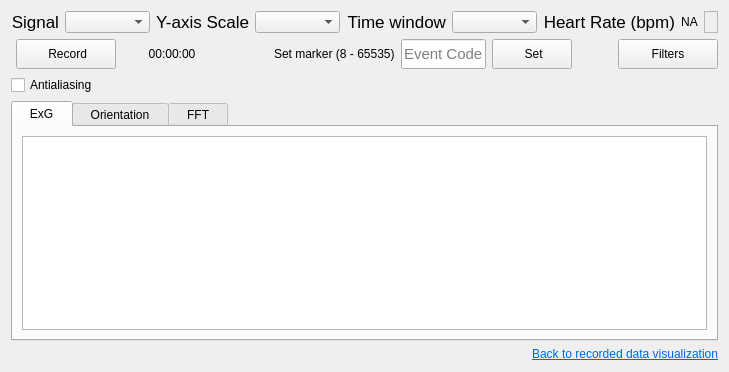
            <widget class="QWidget" name="page_plotsNoWidget">
             <property name="styleSheet">
              <string notr="true"/>
             </property>
             <layout class="QVBoxLayout" name="verticalLayout_21">
              <item>
               <layout class="QHBoxLayout" name="horizontalLayout_32">
                <item>
                 <widget class="QLabel" name="label_signal">
                  <property name="font">
                   <font>
                    <pointsize>13</pointsize>
                    <italic>false</italic>
                    <bold>false</bold>
                   </font>
                  </property>
                  <property name="text">
                   <string>Signal</string>
                  </property>
                  <property name="alignment">
                   <set>Qt::AlignRight|Qt::AlignTrailing|Qt::AlignVCenter</set>
                  </property>
                 </widget>
                </item>
                <item>
                 <widget class="QComboBox" name="value_signal">
                  <property name="minimumSize">
                   <size>
                    <width>85</width>
                    <height>0</height>
                   </size>
                  </property>
                  <property name="maximumSize">
                   <size>
                    <width>16777215</width>
                    <height>16777215</height>
                   </size>
                  </property>
                 </widget>
                </item>
                <item>
                 <widget class="QLabel" name="label_yAxis">
                  <property name="font">
                   <font>
                    <pointsize>13</pointsize>
                    <italic>false</italic>
                    <bold>false</bold>
                   </font>
                  </property>
                  <property name="text">
                   <string>Y-axis Scale</string>
                  </property>
                  <property name="alignment">
                   <set>Qt::AlignRight|Qt::AlignTrailing|Qt::AlignVCenter</set>
                  </property>
                 </widget>
                </item>
                <item>
                 <widget class="QComboBox" name="value_yAxis">
                  <property name="minimumSize">
                   <size>
                    <width>85</width>
                    <height>0</height>
                   </size>
                  </property>
                  <property name="maximumSize">
                   <size>
                    <width>16777215</width>
                    <height>16777215</height>
                   </size>
                  </property>
                 </widget>
                </item>
                <item>
                 <widget class="QLabel" name="label_timeScale">
                  <property name="font">
                   <font>
                    <pointsize>13</pointsize>
                    <italic>false</italic>
                    <bold>false</bold>
                   </font>
                  </property>
                  <property name="text">
                   <string>Time window</string>
                  </property>
                  <property name="alignment">
                   <set>Qt::AlignRight|Qt::AlignTrailing|Qt::AlignVCenter</set>
                  </property>
                 </widget>
                </item>
                <item>
                 <widget class="QComboBox" name="value_timeScale">
                  <property name="minimumSize">
                   <size>
                    <width>85</width>
                    <height>0</height>
                   </size>
                  </property>
                  <property name="maximumSize">
                   <size>
                    <width>16777215</width>
                    <height>16777215</height>
                   </size>
                  </property>
                 </widget>
                </item>
                <item>
                 <widget class="QLabel" name="label_heartRate">
                  <property name="font">
                   <font>
                    <pointsize>13</pointsize>
                    <italic>false</italic>
                    <bold>false</bold>
                   </font>
                  </property>
                  <property name="text">
                   <string>Heart Rate (bpm)</string>
                  </property>
                  <property name="alignment">
                   <set>Qt::AlignRight|Qt::AlignTrailing|Qt::AlignVCenter</set>
                  </property>
                 </widget>
                </item>
                <item>
                 <widget class="QLabel" name="value_heartRate">
                  <property name="maximumSize">
                   <size>
                    <width>16777215</width>
                    <height>25</height>
                   </size>
                  </property>
                  <property name="styleSheet">
                   <string notr="true"/>
                  </property>
                  <property name="text">
                   <string>NA</string>
                  </property>
                  <property name="alignment">
                   <set>Qt::AlignCenter</set>
                  </property>
                 </widget>
                </item>
                <item>
                 <widget class="QFrame" name="frame_2">
                  <property name="frameShape">
                   <enum>QFrame::StyledPanel</enum>
                  </property>
                  <property name="frameShadow">
                   <enum>QFrame::Raised</enum>
                  </property>
                 </widget>
                </item>
               </layout>
              </item>
              <item>
               <layout class="QHBoxLayout" name="horizontalLayout_35">
                <property name="leftMargin">
                 <number>5</number>
                </property>
                <item>
                 <layout class="QHBoxLayout" name="horizontalLayout_33">
                  <item>
                   <widget class="QPushButton" name="btn_record">
                    <property name="minimumSize">
                     <size>
                      <width>100</width>
                      <height>30</height>
                     </size>
                    </property>
                    <property name="cursor">
                     <cursorShape>PointingHandCursor</cursorShape>
                    </property>
                    <property name="text">
                     <string> Record</string>
                    </property>
                    <property name="icon">
                     <iconset resource="../../app_resources.qrc">
                      <normaloff>:/icons/icons/cil-media-record.png</normaloff>:/icons/icons/cil-media-record.png</iconset>
                    </property>
                    <property name="iconSize">
                     <size>
                      <width>18</width>
                      <height>18</height>
                     </size>
                    </property>
                   </widget>
                  </item>
                  <item>
                   <widget class="QLabel" name="label_recording_time">
                    <property name="minimumSize">
                     <size>
                      <width>100</width>
                      <height>0</height>
                     </size>
                    </property>
                    <property name="maximumSize">
                     <size>
                      <width>150</width>
                      <height>30</height>
                     </size>
                    </property>
                    <property name="styleSheet">
                     <string notr="true"/>
                    </property>
                    <property name="text">
                     <string>00:00:00</string>
                    </property>
                    <property name="alignment">
                     <set>Qt::AlignCenter</set>
                    </property>
                   </widget>
                  </item>
                 </layout>
                </item>
                <item>
                 <widget class="QFrame" name="frame_4">
                  <property name="frameShape">
                   <enum>QFrame::StyledPanel</enum>
                  </property>
                  <property name="frameShadow">
                   <enum>QFrame::Raised</enum>
                  </property>
                 </widget>
                </item>
                <item>
                 <spacer name="horizontalSpacer_6">
                  <property name="orientation">
                   <enum>Qt::Horizontal</enum>
                  </property>
                  <property name="sizeHint" stdset="0">
                   <size>
                    <width>40</width>
                    <height>20</height>
                   </size>
                  </property>
                 </spacer>
                </item>
                <item>
                 <layout class="QHBoxLayout" name="horizontalLayout_34">
                  <item>
                   <widget class="QLabel" name="label_13">
                    <property name="text">
                     <string>Set marker (8 - 65535)</string>
                    </property>
                   </widget>
                  </item>
                  <item>
                   <widget class="QLineEdit" name="value_event_code">
                    <property name="maximumSize">
                     <size>
                      <width>85</width>
                      <height>30</height>
                     </size>
                    </property>
                    <property name="font">
                     <font>
                      <pointsize>11</pointsize>
                      <italic>false</italic>
                      <bold>false</bold>
                     </font>
                    </property>
                    <property name="styleSheet">
                     <string notr="true">font: 11pt </string>
                    </property>
                    <property name="placeholderText">
                     <string>Event Code</string>
                    </property>
                   </widget>
                  </item>
                  <item>
                   <widget class="QPushButton" name="btn_marker">
                    <property name="minimumSize">
                     <size>
                      <width>80</width>
                      <height>30</height>
                     </size>
                    </property>
                    <property name="maximumSize">
                     <size>
                      <width>80</width>
                      <height>16777215</height>
                     </size>
                    </property>
                    <property name="cursor">
                     <cursorShape>PointingHandCursor</cursorShape>
                    </property>
                    <property name="styleSheet">
                     <string notr="true"/>
                    </property>
                    <property name="text">
                     <string> Set</string>
                    </property>
                   </widget>
                  </item>
                 </layout>
                </item>
                <item>
                 <spacer name="horizontalSpacer_5">
                  <property name="orientation">
                   <enum>Qt::Horizontal</enum>
                  </property>
                  <property name="sizeHint" stdset="0">
                   <size>
                    <width>40</width>
                    <height>20</height>
                   </size>
                  </property>
                 </spacer>
                </item>
                <item>
                 <widget class="QPushButton" name="btn_plot_filters">
                  <property name="minimumSize">
                   <size>
                    <width>100</width>
                    <height>30</height>
                   </size>
                  </property>
                  <property name="cursor">
                   <cursorShape>PointingHandCursor</cursorShape>
                  </property>
                  <property name="text">
                   <string>Filters</string>
                  </property>
                  <property name="icon">
                   <iconset resource="../../app_resources.qrc">
                    <normaloff>:/icons/icons/cil-options.png</normaloff>:/icons/icons/cil-options.png</iconset>
                  </property>
                  <property name="iconSize">
                   <size>
                    <width>16</width>
                    <height>12</height>
                   </size>
                  </property>
                 </widget>
                </item>
               </layout>
              </item>
              <item>
               <widget class="QCheckBox" name="cb_antialiasing">
                <property name="text">
                 <string>Antialiasing</string>
                </property>
               </widget>
              </item>
              <item>
               <widget class="QTabWidget" name="tabWidget">
                <property name="styleSheet">
                 <string notr="true"/>
                </property>
                <property name="currentIndex">
                 <number>0</number>
                </property>
                <widget class="QWidget" name="exg">
                 <attribute name="title">
                  <string>  ExG  </string>
                 </attribute>
                 <layout class="QHBoxLayout" name="horizontalLayout_21">
                  <item>
                   <widget class="PlotWidget" name="plot_exg"/>
                  </item>
                 </layout>
                </widget>
                <widget class="QWidget" name="orn">
                 <attribute name="title">
                  <string>  Orientation  </string>
                 </attribute>
                 <layout class="QHBoxLayout" name="horizontalLayout_22">
                  <item>
                   <widget class="GraphicsLayoutWidget" name="plot_orn"/>
                  </item>
                 </layout>
                </widget>
                <widget class="QWidget" name="fft">
                 <attribute name="title">
                  <string>  FFT  </string>
                 </attribute>
                 <layout class="QHBoxLayout" name="horizontalLayout_23">
                  <item>
                   <widget class="PlotWidget" name="plot_fft"/>
                  </item>
                 </layout>
                </widget>
               </widget>
              </item>
              <item>
               <widget class="QLabel" name="label_7">
                <property name="text">
                 <string>&lt;html&gt;&lt;head/&gt;&lt;body&gt;&lt;p&gt;&lt;a href=&quot;mentalab.com&quot;&gt;&lt;span style=&quot; text-decoration: underline; color:#0069d9;&quot;&gt;Back to recorded data visualization&lt;/span&gt;&lt;/a&gt;&lt;/p&gt;&lt;/body&gt;&lt;/html&gt;</string>
                </property>
                <property name="alignment">
                 <set>Qt::AlignRight|Qt::AlignTrailing|Qt::AlignVCenter</set>
                </property>
                <property name="openExternalLinks">
                 <bool>true</bool>
                </property>
               </widget>
              </item>
             </layout>
            </widget>
